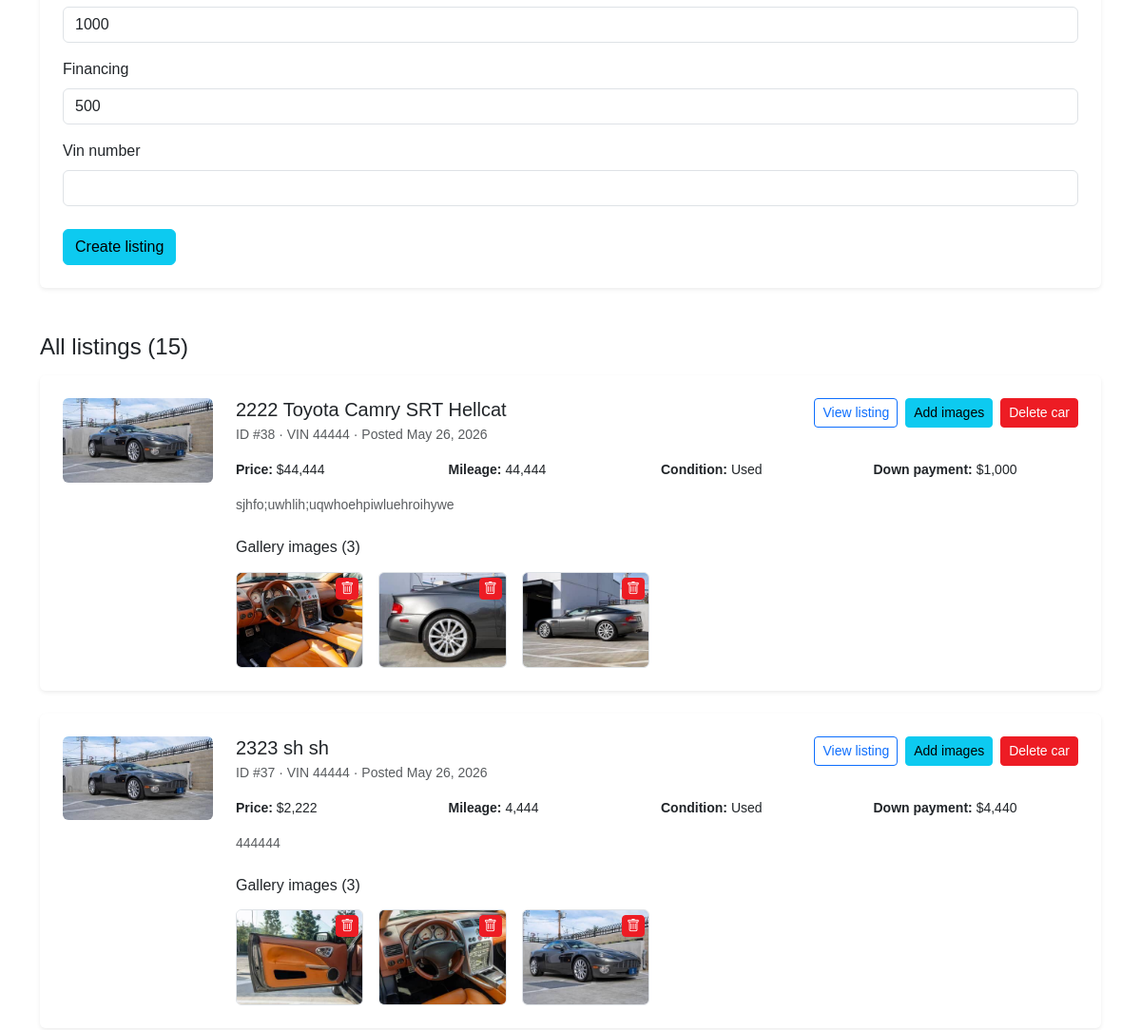
The page /upload-cars (signed in, middle part) on the database as committed earlier.
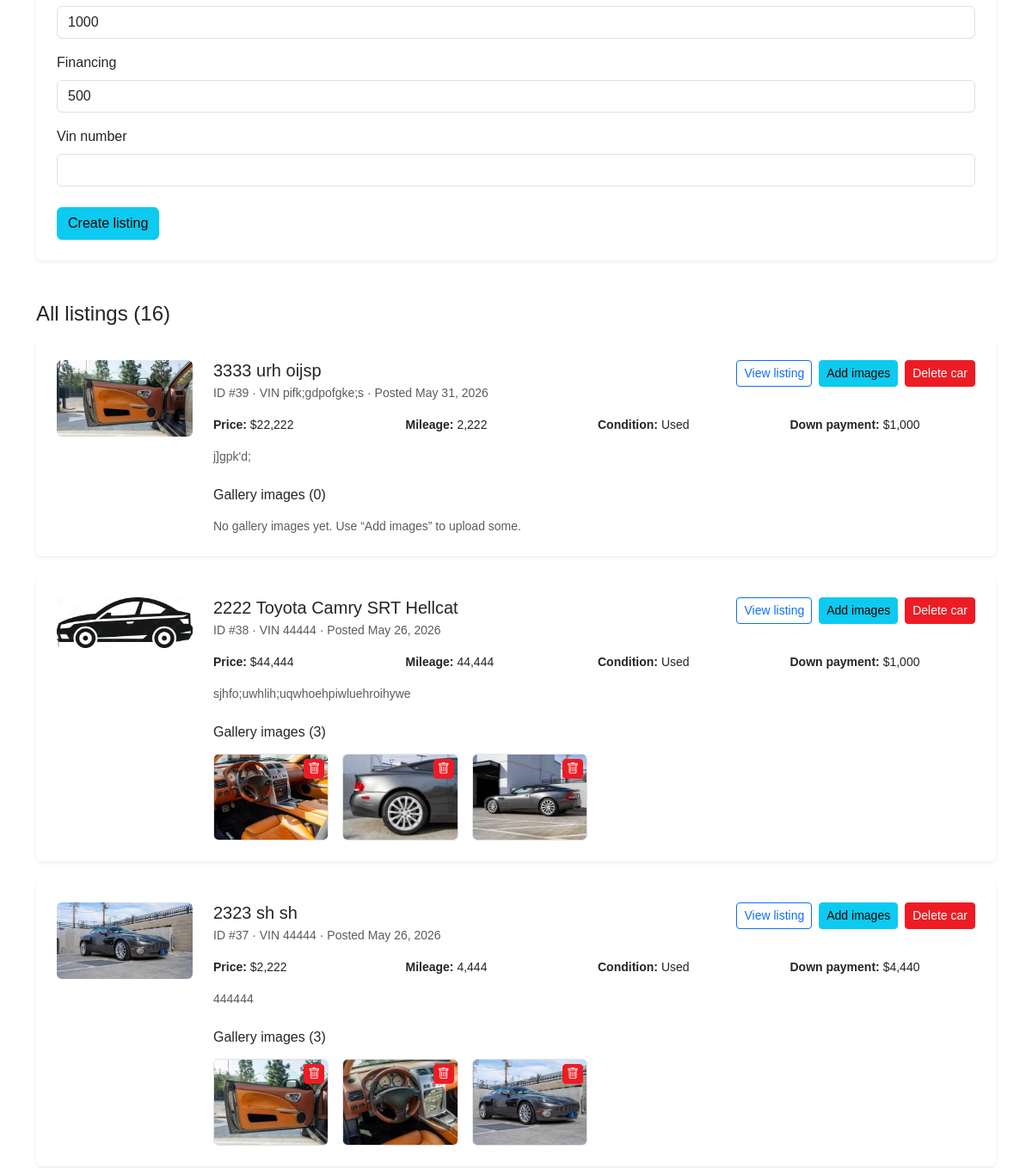
The same page on the database as committed later.
### main/models.py (models this page shows, shortened)
class Car(models.Model):
    class ConditionChoices(models.TextChoices):
        USED = "Used", "Used"
        NEW = "New", "New"
    make = models.CharField(max_length=60, blank=True)
    model = models.CharField(max_length=60, blank=True)
    year = models.PositiveIntegerField(null=True, blank=True)
    profile_img = models.ImageField(upload_to="car_pics", null=True, blank=True)
    price = models.DecimalField(max_digits=12, decimal_places=0, null=True, blank=True)
    mileage = models.PositiveIntegerField(null=True, blank=True)
    condition = models.CharField(max_length=5, choices=ConditionChoices, default=ConditionChoices.USED)
    description = models.TextField(blank=True)
    created_at = models.DateTimeField(auto_now_add=True)
    updated_at = models.DateTimeField(auto_now=True)
    down_payment = models.PositiveIntegerField(null=True, blank=True, default=1000)
    financing = models.PositiveIntegerField(null=True, blank=True, default=500)
    vin_number = models.CharField(max_length=100, blank=True)
    class Meta:
        ordering = ["-created_at"]
        indexes = [
            models.Index(fields=["-created_at"], name="car_created_at_idx"),
            models.Index(fields=["make", "model"], name="car_make_model_idx"),
            models.Index(fields=["vin_number"], name="car_vin_number_idx"),
            models.Index(fields=["condition"], name="car_condition_idx"),
        ]

class CarImage(models.Model):
    car = models.ForeignKey(Car, on_delete=models.CASCADE, related_name="images")
    image = models.ImageField(upload_to="car_details_pics")
    sort_order = models.PositiveSmallIntegerField(default=0)
    uploaded_at = models.DateTimeField(auto_now_add=True)
    class Meta:
        ordering = ["sort_order", "id"]
        constraints = [
            models.UniqueConstraint(fields=["car", "sort_order"], name="uniq_car_sort_order")
        ]

### main/views.py (the view, shortened to what this page needs)
# urls.py: path("upload-cars", views.upload_car_form, name="upload_cars"),
@staff_member_required
def upload_car_form(request):
    return render(request, "main/post-cars.html", _admin_dashboard_context())

### main/forms.py
class CarForm(forms.ModelForm):
    class Meta:
        model = models.Car
        fields = ['make', 'model', 'year', 'profile_img', 'price','mileage','condition','description', 'down_payment','financing', 'vin_number']

### main/views.py (called while the page is built)
def _admin_dashboard_context(form=None):
    return {
        "form": form or CarForm(),
        "cars": Car.objects.prefetch_related("images").all(),
    }

### main/templates/main/post-cars.html (shortened to what this page needs)
{% extends 'main/home.html' %}
{% load static %}
{% load crispy_forms_tags %}
{% load l10n %}
{% block body %}
<section class="section light-background py-5">
    <div class="container">
        <div class="card shadow-sm border-0 mb-5">
            <div class="card-body p-4">
                <form method="post" enctype="multipart/form-data">
                    {{ form|crispy }}
                    <button type="submit" class="btn btn-info mt-2">Create listing</button>
                </form>
            </div>
        </div>
        <h2 class="h4 text-dark mb-3">All listings ({{ cars|length }})</h2>
        {% if cars %}
        <div class="row g-4">
            {% for car in cars %}
            <div class="col-12">
                <div class="card shadow-sm border-0 h-100">
                    <div class="card-body p-4">
                        <div class="row g-4">
                            <div class="col-md-3 col-lg-2">
                                {% if car.profile_img %}
                                <img src="{{ car.profile_img.url }}" class="img-fluid rounded" alt="{{ car.year|unlocalize }} {{ car.make }} {{ car.model }}">
                                {% else %}
                                <img src="{% static 'assets/img/default_profile.jpg' %}" class="img-fluid rounded" alt="No profile image">
                                {% endif %}
                            </div>
                            <div class="col-md-9 col-lg-10">
                                <div class="d-flex flex-wrap justify-content-between align-items-start gap-2 mb-3">
                                    <div>
                                        <h3 class="h5 mb-1">{{ car.year|unlocalize }} {{ car.make }} {{ car.model }}</h3>
                                        <p class="text-muted small mb-0">
                                            ID #{{ car.pk }}
                                            {% if car.vin_number %} · VIN {{ car.vin_number }}{% endif %}
                                            · Posted {{ car.created_at|date:"M j, Y" }}
                                        </p>
                                    </div>
                                    <div class="d-flex flex-wrap gap-2">
                                        <a href="{% url 'car_details' car.pk %}" class="btn btn-sm btn-outline-primary" target="_blank" rel="noopener">View listing</a>
                                        <a href="{% url 'upload_cars_images' car.pk %}" class="btn btn-sm btn-info">Add images</a>
                                        <form method="post" action="{% url 'delete_car' car.pk %}" class="d-inline" onsubmit="return confirm('Delete this car and all of its images?');">
                                            <button type="submit" class="btn btn-sm btn-danger">Delete car</button>
                                        </form>
                                    </div>
                                </div>
                                <div class="row g-2 small text-dark">
                                    <div class="col-sm-6 col-lg-3"><strong>Price:</strong> ${{ car.price }}</div>
                                    <div class="col-sm-6 col-lg-3"><strong>Mileage:</strong> {{ car.mileage }}</div>
                                    <div class="col-sm-6 col-lg-3"><strong>Condition:</strong> {{ car.condition }}</div>
                                    <div class="col-sm-6 col-lg-3"><strong>Down payment:</strong> ${{ car.down_payment }}</div>
                                </div>
                                {% if car.description %}
                                <p class="mt-3 mb-0 small text-muted">{{ car.description|truncatewords:40 }}</p>
                                {% endif %}
                                <div class="mt-4">
                                    <h4 class="h6 text-dark mb-3">Gallery images ({{ car.images.count }})</h4>
                                    {% if car.images.all %}
                                    <div class="row g-3">
                                        {% for image in car.images.all %}
                                        <div class="col-6 col-sm-4 col-md-3 col-lg-2">
                                            <div class="position-relative border rounded overflow-hidden bg-white">
                                                <img src="{{ image.image.url }}" class="img-fluid w-100" style="aspect-ratio: 4/3; object-fit: cover;" alt="Gallery image {{ forloop.counter }}">
                                                <form method="post" action="{% url 'delete_car_image' image.pk %}" class="position-absolute top-0 end-0 m-1" onsubmit="return confirm('Delete this image?');">
                                                    <button type="submit" class="btn btn-danger btn-sm py-0 px-1" title="Delete image" aria-label="Delete image">
                                                        <i class="bi bi-trash"></i>
                                                    </button>
                                                </form>
                                            </div>
                                        </div>
                                        {% endfor %}
                                    </div>
                                    {% else %}
                                    <p class="text-muted small mb-0">No gallery images yet. Use “Add images” to upload some.</p>
                                    {% endif %}
                                </div>
                            </div>
                        </div>
                    </div>
                </div>
            </div>
            {% endfor %}
        </div>
        {% else %}
        <div class="alert alert-secondary">No cars posted yet. Use the form above to add your first listing.</div>
        {% endif %}
    </div>
</section>
{% endblock %}

### main/templates/main/home.html (shortened to what this page needs)
{% extends 'main/base.html' %}
{% load static %}

### main/templates/main/base.html (shortened to what this page needs)
<!DOCTYPE html>
<html lang="en">
{% load static %}
<head>
    <link href="https://cdn.jsdelivr.net/npm/bootstrap@5.3.3/dist/css/bootstrap.min.css" rel="stylesheet">
    <link rel="stylesheet" href="https://cdn.jsdelivr.net/npm/bootstrap-icons@1.11.3/font/bootstrap-icons.min.css">
</head>
<body>
{% block body %}{% endblock %}
</body>
</html>

### main/templates/main/base.html (style rules this page uses)
:root { --brand-red: #ed1c24; --brand-red-dark: #c9151c; --dark-bg: #0d0d0d; --soft-anim: 0.55s ease; }
html { scroll-behavior: smooth; }
body { opacity: 1; animation: pageFadeIn 0.7s ease both; }

### main/templates/main/home.html (style rules this page uses)
body { font-family: Arial, sans-serif; color: #111; background: #fff; }
.btn-danger { background: #ed1c24; border-color: #ed1c24; }

Rows that differ between the two databases and show on the page:
added Car: profile_img (picture), year "3333", make "urh", model "oijsp", pk "39", vin_number "pifk;gdpofgke;s", created_at "May 31, 2026", price "22,222", mileage "2,222", condition "Used", down_payment "1,000", description "j]gpk'd;", images.count "0", shows "No gallery images yet. Use “Add images” to upload some."
changed Car "Toyota Camry": profile_img: picture removed
Other text that changed with them:
{{ cars|length }}: "15" → "16"
